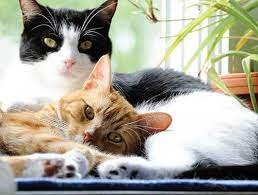
#> input picture OpenCV/download.jfif, 258 x 195 px, found by its file name
$ jupyter execute --allow-errors Histograms.ipynb   (shell and % lines are left out)
#> lines starting #> are read from the running program, lines starting #| are printed output that depends on the picture
[cell 1]
import cv2
import numpy as np
from matplotlib import pyplot as plt

**Histogram Theory**
You can consider histogram as a graph or plot, which gives you an overall idea about the intensity distribution of an image. It is a plot with pixel values (ranging from 0 to 255, not always) in X-axis and corresponding number of pixels in the image on Y-axis.

It is just another way of understanding the image. By looking at the histogram of an image, you get intuition about contrast, brightness, intensity distribution etc of that image.

[cell 2]
from google.colab.patches import cv2_imshow

[cell 3]
img = cv2.imread('/content/download.jfif')
#> img is the input picture: shape (195, 258, 3); mean B, G, R 152.1, 165.5, 168.3
cv2_imshow(img)

[cell 4]
img = cv2.imread('/content/download.jfif',)
cv2_imshow(img)

#> (a cell that did not finish here is left out)

**CAMERA HISTOGRAMS: TONES & CONTRAST**

Understanding image histograms is probably the single most important concept to become familiar with when working with pictures from a digital camera. A histogram can tell you whether or not your image has been properly exposed, whether the lighting is harsh or flat, and what adjustments will work best. It will not only improve your skills on the computer, but as a photographer as well.

Each pixel in an image has a color which has been produced by some combination of the primary colors red, green, and blue (RGB). Each of these colors can have a brightness value ranging from 0 to 255 for a digital image with a bit depth of 8-bits. A RGB histogram results when the computer scans through each of these RGB brightness values and counts how many are at each level from 0 through 255. Other types of histograms exist, although all will have the same basic layout as the histogram example shown below.

**LOW KEY AND HIGH KEY IMAGES**

Although most cameras will produce midtone-centric histograms when in an automatic exposure mode, the distribution of peaks within a histogram also depends on the tonal range of the subject matter. Images where most of the tones occur in the shadows are called "low key," whereas with "high key" images most of the tones are in the highlights.

**LOW KEY IMAGES**

[cell 6]
img = cv2.imread('/content/hist_lowkey.jpg',0)
cv2_imshow(img)
hist = cv2.calcHist([img],[0],None,[256],[0,256])
#> hist = 256 values from 0 to 0
#> (the rest of this cell did not finish here and is left out)

**HIGH KEY IMAGES**

[cell 7]
img = cv2.imread('/content/hist_highkey.jpg',0)
cv2_imshow(img)
hist = cv2.calcHist([img],[0],None,[256],[0,256])
#> (the rest of this cell did not finish here and is left out)

**CONTRAST**

**LOW CONTRAST**

[cell 8]
img = cv2.imread('/content/hist_lowcont.jpg',0)
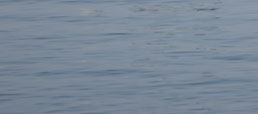
#> input picture Image Analysis/Histograms/hist_lowcont.jpg, 258 x 114 px, found by its file name
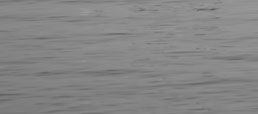
#> img: shape (114, 258); min 80, max 154, mean 133.5
cv2_imshow(img)
hist = cv2.calcHist([img],[0],None,[256],[0,256])
#> hist = 256 values, max 1511 at index 137, min 0 at index 0, mean 114.9
plt.hist(img.ravel(),256,[0,256])
plt.show()
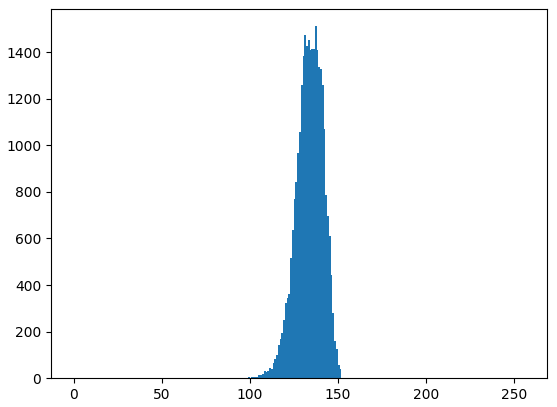
#> figure drawn by matplotlib, 1 panel; tallest bar 1511 high, from x = 137 to 138

**HIGH CONTRAST**

[cell 9]
img = cv2.imread('/content/hist_highcont.jpg',0)
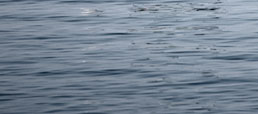
#> input picture Image Analysis/Histograms/hist_highcont.jpg, 258 x 114 px, found by its file name
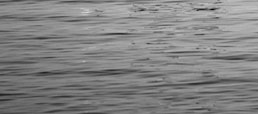
#> img: shape (114, 258); min 0, max 217, mean 131
cv2_imshow(img)
hist = cv2.calcHist([img],[0],None,[256],[0,256])
#> hist = 256 values, max 471 at index 123, min 0 at index 1, mean 114.9
plt.hist(img.ravel(),256,[0,256])
plt.show()
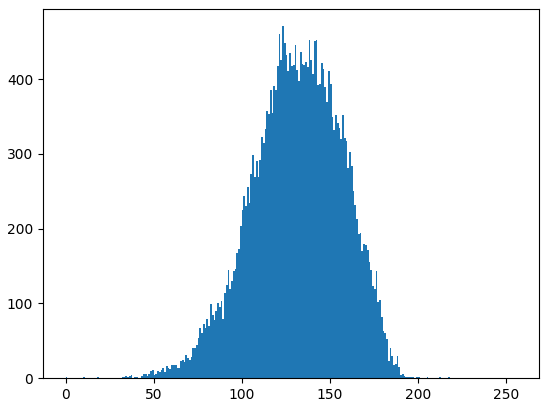
#> figure drawn by matplotlib, 1 panel; tallest bar 471 high, from x = 123 to 124
